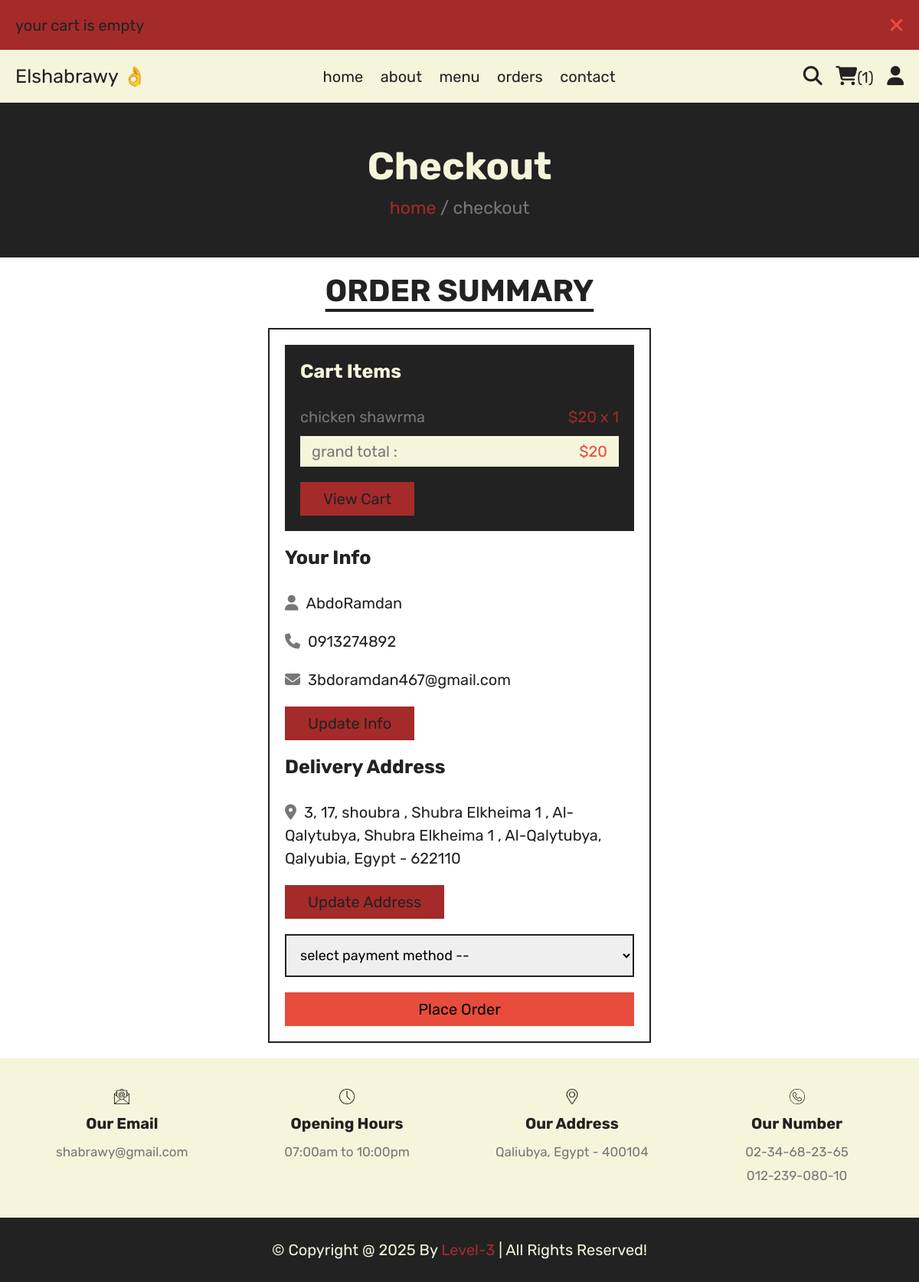
The app's page /checkout.php (signed in) with its own data.
### tables this page shows
CREATE TABLE `cart` (
  `id` int(11) NOT NULL,
  `user_id` int(11) NOT NULL,
  `pid` int(11) NOT NULL,
  `name` varchar(100) NOT NULL,
  `price` int(11) NOT NULL,
  `quantity` int(11) NOT NULL,
  `image` varchar(100) NOT NULL
);

CREATE TABLE `users` (
  `id` int(11) NOT NULL,
  `name` varchar(20) NOT NULL,
  `email` varchar(50) NOT NULL,
  `number` varchar(10) NOT NULL,
  `password` varchar(50) NOT NULL,
  `address` varchar(500) NOT NULL
);

### checkout.php (the view, shortened to what this page needs)
<?php
include 'components/connect.php';
if(isset($_SESSION['user_id'])){
   $user_id = $_SESSION['user_id'];
}else{
   $user_id = '';
   header('location:home.php');
};
?>
<!DOCTYPE html>
<html lang="en">
<head>
   <link rel="stylesheet" href="https://cdnjs.cloudflare.com/ajax/libs/font-awesome/6.1.1/css/all.min.css">
   <link rel="stylesheet" href="css/style.css">
</head>
<body>
<?php include 'components/user_header.php'; ?>
<div class="heading">
   <h3>checkout</h3>
   <p><a href="home.php">home</a> <span> / checkout</span></p>
</div>
<section class="checkout">
   <h1 class="title">order summary</h1>
<form action="" method="post">
   <div class="cart-items">
      <h3>cart items</h3>
      <?php
         $grand_total = 0;
         $query = "SELECT * FROM `cart` WHERE user_id = '$user_id'";
         $select_cart = mysqli_query($conn, $query);
         if(mysqli_num_rows($select_cart) > 0){
            while($fetch_cart = mysqli_fetch_assoc($select_cart)){
               $grand_total += ($fetch_cart['price'] * $fetch_cart['quantity']);
      ?>
      <p><span class="name"><?= $fetch_cart['name']; ?></span><span class="price">$<?= $fetch_cart['price']; ?> x <?= $fetch_cart['quantity']; ?></span></p>
      <?php
            }
         }else{
            echo '<p class="empty">your cart is empty!</p>';
         }
      ?>
      <p class="grand-total"><span class="name">grand total :</span><span class="price">$<?= $grand_total; ?></span></p>
      <a href="cart.php" class="btn">view cart</a>
   </div>
   <div class="user-info">
      <h3>your info</h3>
      <p><i class="fas fa-user"></i><span><?= $fetch_profile['name'] ?></span></p>
      <p><i class="fas fa-phone"></i><span><?= $fetch_profile['number'] ?></span></p>
      <p><i class="fas fa-envelope"></i><span><?= $fetch_profile['email'] ?></span></p>
      <a href="update_profile.php" class="btn">update info</a>
      <h3>delivery address</h3>
      <p><i class="fas fa-map-marker-alt"></i><span><?php if($fetch_profile['address'] == ''){echo 'please enter your address';}else{echo $fetch_profile['address'];} ?></span></p>
      <a href="update_address.php" class="btn">update address</a>
      <select name="method" class="box" required>
         <option value="" disabled selected>select payment method --</option>
      </select>
      <input type="submit" value="place order" class="btn <?php if($fetch_profile['address'] == ''){echo 'disabled';} ?>" style="width:100%; background:var(--red); color:var(--white);" name="submit">
   </div>
</form>
</section>
<?php include 'components/footer.php'; ?>
</body>
</html>

### css/style.css (style rules this page uses)
:root { --brown: brown; --red: #e74c3c; --beige: beige; --black: #222; --light-color: #777; --border: 0.2rem solid var(--black); }
* { font-family: "Rubik", sans-serif; margin: 0; padding: 0; box-sizing: border-box; text-decoration: none; border: none; outline: none; }
html { font-size: 62.5%; overflow-x: hidden; scroll-behavior: smooth; stop-opacity: 7rem; }
section { margin: 0 auto; max-width: 1200px; padding: 2rem; }
.title { text-align: center; margin-bottom: 2.5rem; font-size: 4rem; color: var(--black); text-transform: uppercase; text-decoration: underline; text-underline-offset: 1rem; }
.heading { display: flex; align-items: center; justify-content: center; gap: 1rem; flex-flow: column; background-color: var(--black); min-height: 20rem; }
.heading h3 { font-size: 5rem; color: var(--beige); text-transform: capitalize; }
.heading p { font-size: 2.3rem; color: var(--light-color); }
.heading p a { color: var(--brown); }
.btn, .delete-btn { margin-top: 1rem; display: inline-block; font-size: 2rem; padding: 1rem 3rem; cursor: pointer; text-transform: capitalize; transition: 0.2s linear; }
.btn { background-color: var(--brown); color: var(--black); }
.checkout form { max-width: 50rem; margin: 0 auto; border: var(--border); padding: 2rem; }
.checkout form h3 { font-size: 2.5rem; text-transform: capitalize; padding: 2rem 0; color: var(--black); }
.checkout form .cart-items { background-color: var(--black); padding: 2rem; padding-top: 0; }
.checkout form .cart-items h3 { color: var(--beige); }
.checkout form .cart-items p { display: flex; align-items: center; gap: 1.5rem; justify-content: space-between; margin: 1rem 0; line-height: 1.5; font-size: 2rem; }
.checkout form .cart-items p .name { color: var(--light-color); }
.checkout form .cart-items p .price { color: var(--brown); }
.checkout form .cart-items .grand-total { background-color: var(--beige); padding: 0.5rem 1.5rem; }
.checkout form .cart-items .grand-total .price { color: var(--red); }
.checkout form .user-info p { font-size: 2rem; line-height: 1.5; padding: 1rem 0; }
.checkout form .user-info p i { color: var(--light-color); margin-right: 1rem; }
.checkout form .user-info p span { color: var(--black); }
.checkout form .user-info .box { width: 100%; border: var(--border); padding: 1.4rem; margin-top: 2rem; margin-bottom: 1rem; font-size: 1.8rem; }

### records on screen
cart: name "chicken shawrma", price "20", quantity "1"
users: name "AbdoRamdan", number "0913274892", email "3bdoramdan467@gmail.com", address "3, 17, shoubra , Shubra Elkheima 1 , Al-Qalytubya, Shubra Elkheima 1 , Al-Qalytubya, Qalyubia, Egypt - 622110", submit "place order"

### other values on screen
$msg "your cart is empty"
$total_cart_items "1"
$grand_total "20"
